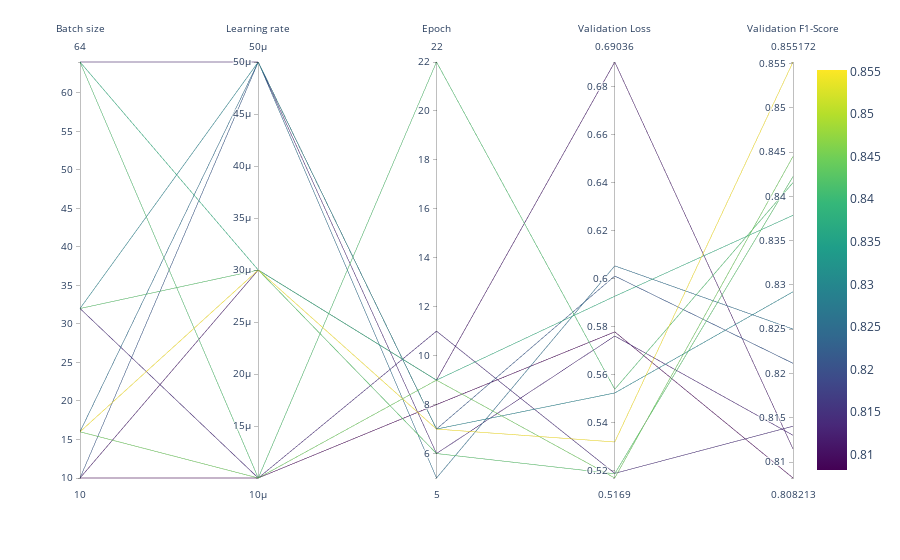

Notebook code cell kept with this figure:
### Code cell
get_parallel_cords(bert_file,"bert_hyperparameter_sweep_parallel_coordinates_plot.jpg")

### Figure 1 — Plotly figure (JSON) as saved in the notebook; plotly's stock layout.template omitted (floating-point values rounded to 4 significant figures)
{"data": [{"dimensions": [{"label": "Batch size", "values": [64, 64, 64, 32, 32, 32, 16, 16, 16, 10, 10, 10]}, {"label": "Learning rate", "values": [5e-05, 3e-05, 1e-05, 5e-05, 3e-05, 1e-05, 5e-05, 3e-05, 1e-05, 5e-05, 3e-05, 1e-05]}, {"label": "Epoch", "values": [6, 9, 22, 7, 6, 11, 5, 7, 9, 7, 9, 8]}, {"label": "Validation Loss", "values": [0.5761, 0.5927, 0.5539, 0.5524, 0.5187, 0.5188, 0.6054, 0.5319, 0.5169, 0.6011, 0.6904, 0.5778]}, {"label": "Validation F1-Score", "values": [0.813, 0.8379, 0.8416, 0.8292, 0.8422, 0.8141, 0.825, 0.8552, 0.8445, 0.8212, 0.8115, 0.8082]}], "domain": {"x": [0, 1], "y": [0, 1]}, "line": {"color": [0.813, 0.8379, 0.8416, 0.8292, 0.8422, 0.8141, 0.825, 0.8552, 0.8445, 0.8212, 0.8115, 0.8082], "coloraxis": "coloraxis"}, "name": "", "type": "parcoords"}], "layout": {"coloraxis": {"colorbar": {"title": {"text": ""}}, "colorscale": [[0, "#440154"], [0.1111, "#482878"], [0.2222, "#3e4989"], [0.3333, "#31688e"], [0.4444, "#26828e"], [0.5556, "#1f9e89"], [0.6667, "#35b779"], [0.7778, "#6ece58"], [0.8889, "#b5de2b"], [1, "#fde725"]]}, "legend": {"tracegroupgap": 0}, "margin": {"t": 60}}}
